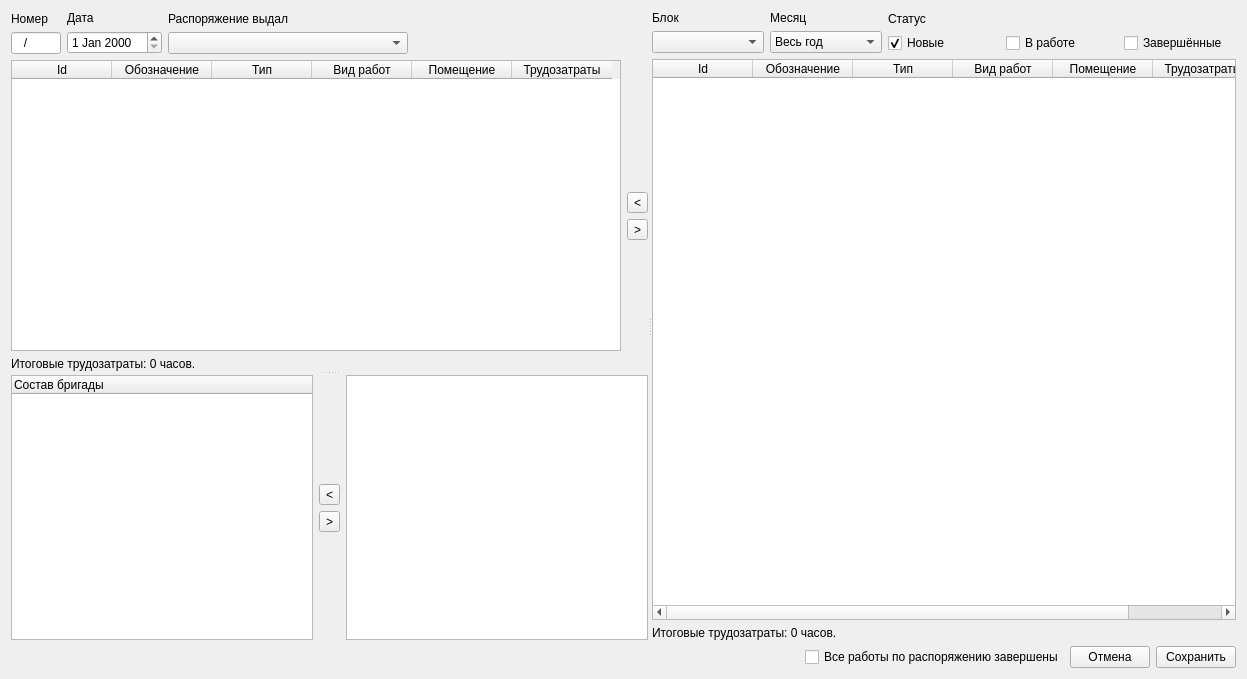
<?xml version="1.0" encoding="UTF-8"?>
<ui version="4.0">
 <class>RaspForm</class>
 <widget class="QWidget" name="RaspForm">
  <property name="windowModality">
   <enum>Qt::NonModal</enum>
  </property>
  <property name="geometry">
   <rect>
    <x>0</x>
    <y>0</y>
    <width>1247</width>
    <height>679</height>
   </rect>
  </property>
  <property name="windowTitle">
   <string>Form</string>
  </property>
  <layout class="QVBoxLayout" name="verticalLayout_17">
   <item>
    <widget class="QSplitter" name="splitter_2">
     <property name="sizePolicy">
      <sizepolicy hsizetype="Expanding" vsizetype="Expanding">
       <horstretch>0</horstretch>
       <verstretch>0</verstretch>
      </sizepolicy>
     </property>
     <property name="orientation">
      <enum>Qt::Horizontal</enum>
     </property>
     <widget class="QSplitter" name="splitter">
      <property name="orientation">
       <enum>Qt::Vertical</enum>
      </property>
      <widget class="QWidget" name="layoutWidget">
       <layout class="QVBoxLayout" name="verticalLayout_16">
        <item>
         <layout class="QHBoxLayout" name="horizontalLayout_4">
          <item>
           <layout class="QVBoxLayout" name="verticalLayout_7">
            <item>
             <widget class="QLabel" name="label_7">
              <property name="text">
               <string>Номер</string>
              </property>
             </widget>
            </item>
            <item>
             <widget class="QLineEdit" name="numEdit">
              <property name="sizePolicy">
               <sizepolicy hsizetype="Minimum" vsizetype="Fixed">
                <horstretch>0</horstretch>
                <verstretch>0</verstretch>
               </sizepolicy>
              </property>
              <property name="maximumSize">
               <size>
                <width>50</width>
                <height>16777215</height>
               </size>
              </property>
              <property name="inputMask">
               <string>000/00</string>
              </property>
              <property name="text">
               <string>/</string>
              </property>
              <property name="cursorPosition">
               <number>6</number>
              </property>
             </widget>
            </item>
           </layout>
          </item>
          <item>
           <layout class="QVBoxLayout" name="verticalLayout_8">
            <item>
             <widget class="QLabel" name="label_3">
              <property name="text">
               <string>Дата</string>
              </property>
             </widget>
            </item>
            <item>
             <widget class="QDateEdit" name="dateEdit"/>
            </item>
           </layout>
          </item>
          <item>
           <layout class="QVBoxLayout" name="verticalLayout_4">
            <item>
             <widget class="QLabel" name="label_6">
              <property name="text">
               <string>Распоряжение выдал</string>
              </property>
             </widget>
            </item>
            <item>
             <widget class="QComboBox" name="issuerBox">
              <property name="sizePolicy">
               <sizepolicy hsizetype="Expanding" vsizetype="Fixed">
                <horstretch>0</horstretch>
                <verstretch>0</verstretch>
               </sizepolicy>
              </property>
              <property name="editable">
               <bool>false</bool>
              </property>
              <property name="currentText">
               <string/>
              </property>
             </widget>
            </item>
           </layout>
          </item>
          <item>
           <spacer name="horizontalSpacer_2">
            <property name="orientation">
             <enum>Qt::Horizontal</enum>
            </property>
            <property name="sizeHint" stdset="0">
             <size>
              <width>40</width>
              <height>20</height>
             </size>
            </property>
           </spacer>
          </item>
         </layout>
        </item>
        <item>
         <layout class="QHBoxLayout" name="horizontalLayout_2">
          <item>
           <layout class="QVBoxLayout" name="verticalLayout_15">
            <item>
             <widget class="DragDropTable" name="currWorkTable">
              <property name="acceptDrops">
               <bool>true</bool>
              </property>
              <property name="editTriggers">
               <set>QAbstractItemView::NoEditTriggers</set>
              </property>
              <property name="dragEnabled">
               <bool>true</bool>
              </property>
              <property name="dragDropOverwriteMode">
               <bool>false</bool>
              </property>
              <property name="dragDropMode">
               <enum>QAbstractItemView::DragDrop</enum>
              </property>
              <property name="defaultDropAction">
               <enum>Qt::IgnoreAction</enum>
              </property>
              <property name="selectionMode">
               <enum>QAbstractItemView::SingleSelection</enum>
              </property>
              <property name="selectionBehavior">
               <enum>QAbstractItemView::SelectRows</enum>
              </property>
              <property name="sortingEnabled">
               <bool>true</bool>
              </property>
              <attribute name="verticalHeaderVisible">
               <bool>false</bool>
              </attribute>
              <column>
               <property name="text">
                <string>Id</string>
               </property>
              </column>
              <column>
               <property name="text">
                <string>Обозначение</string>
               </property>
              </column>
              <column>
               <property name="text">
                <string>Тип</string>
               </property>
              </column>
              <column>
               <property name="text">
                <string>Вид работ</string>
               </property>
              </column>
              <column>
               <property name="text">
                <string>Помещение</string>
               </property>
              </column>
              <column>
               <property name="text">
                <string>Трудозатраты</string>
               </property>
              </column>
             </widget>
            </item>
            <item>
             <widget class="QLabel" name="labelRaspTotal">
              <property name="text">
               <string>Итоговые трудозатраты: 0 часов.</string>
              </property>
             </widget>
            </item>
           </layout>
          </item>
          <item>
           <layout class="QVBoxLayout" name="verticalLayout_5">
            <item>
             <spacer name="verticalSpacer_2">
              <property name="orientation">
               <enum>Qt::Vertical</enum>
              </property>
              <property name="sizeHint" stdset="0">
               <size>
                <width>20</width>
                <height>40</height>
               </size>
              </property>
             </spacer>
            </item>
            <item>
             <widget class="QToolButton" name="addWorkButton">
              <property name="text">
               <string>&lt;</string>
              </property>
             </widget>
            </item>
            <item>
             <widget class="QToolButton" name="removeWorkButton">
              <property name="text">
               <string>&gt;</string>
              </property>
             </widget>
            </item>
            <item>
             <spacer name="verticalSpacer">
              <property name="orientation">
               <enum>Qt::Vertical</enum>
              </property>
              <property name="sizeHint" stdset="0">
               <size>
                <width>20</width>
                <height>40</height>
               </size>
              </property>
             </spacer>
            </item>
           </layout>
          </item>
         </layout>
        </item>
       </layout>
      </widget>
      <widget class="QWidget" name="layoutWidget">
       <layout class="QHBoxLayout" name="horizontalLayout_6">
        <item>
         <widget class="DragDropTree" name="teamTree">
          <property name="acceptDrops">
           <bool>true</bool>
          </property>
          <property name="dragDropMode">
           <enum>QAbstractItemView::DragDrop</enum>
          </property>
          <property name="defaultDropAction">
           <enum>Qt::IgnoreAction</enum>
          </property>
          <column>
           <property name="text">
            <string>Состав бригады</string>
           </property>
          </column>
         </widget>
        </item>
        <item>
         <layout class="QVBoxLayout" name="verticalLayout_6">
          <item>
           <spacer name="verticalSpacer_3">
            <property name="orientation">
             <enum>Qt::Vertical</enum>
            </property>
            <property name="sizeHint" stdset="0">
             <size>
              <width>20</width>
              <height>40</height>
             </size>
            </property>
           </spacer>
          </item>
          <item>
           <widget class="QToolButton" name="addMemberButton">
            <property name="text">
             <string>&lt;</string>
            </property>
           </widget>
          </item>
          <item>
           <widget class="QToolButton" name="removeMemberButton">
            <property name="text">
             <string>&gt;</string>
            </property>
           </widget>
          </item>
          <item>
           <spacer name="verticalSpacer_4">
            <property name="orientation">
             <enum>Qt::Vertical</enum>
            </property>
            <property name="sizeHint" stdset="0">
             <size>
              <width>20</width>
              <height>40</height>
             </size>
            </property>
           </spacer>
          </item>
         </layout>
        </item>
        <item>
         <widget class="DragDropList" name="teamList">
          <property name="acceptDrops">
           <bool>true</bool>
          </property>
          <property name="dragEnabled">
           <bool>true</bool>
          </property>
          <property name="dragDropMode">
           <enum>QAbstractItemView::DragDrop</enum>
          </property>
          <property name="defaultDropAction">
           <enum>Qt::IgnoreAction</enum>
          </property>
          <property name="iconSize">
           <size>
            <width>16</width>
            <height>16</height>
           </size>
          </property>
          <property name="sortingEnabled">
           <bool>true</bool>
          </property>
         </widget>
        </item>
       </layout>
      </widget>
     </widget>
     <widget class="QWidget" name="layoutWidget">
      <layout class="QVBoxLayout" name="verticalLayout_11">
       <property name="sizeConstraint">
        <enum>QLayout::SetMaximumSize</enum>
       </property>
       <item>
        <layout class="QVBoxLayout" name="verticalLayout_14">
         <property name="sizeConstraint">
          <enum>QLayout::SetDefaultConstraint</enum>
         </property>
         <item>
          <layout class="QHBoxLayout" name="horizontalLayout">
           <item>
            <layout class="QVBoxLayout" name="verticalLayout">
             <item>
              <widget class="QLabel" name="label">
               <property name="text">
                <string>Блок</string>
               </property>
              </widget>
             </item>
             <item>
              <widget class="QComboBox" name="unitBox"/>
             </item>
            </layout>
           </item>
           <item>
            <layout class="QVBoxLayout" name="verticalLayout_2">
             <item>
              <widget class="QLabel" name="label_2">
               <property name="text">
                <string>Месяц</string>
               </property>
              </widget>
             </item>
             <item>
              <widget class="QComboBox" name="monthBox">
               <property name="sizePolicy">
                <sizepolicy hsizetype="Preferred" vsizetype="Fixed">
                 <horstretch>0</horstretch>
                 <verstretch>0</verstretch>
                </sizepolicy>
               </property>
               <property name="minimumSize">
                <size>
                 <width>80</width>
                 <height>0</height>
                </size>
               </property>
               <item>
                <property name="text">
                 <string>Весь год</string>
                </property>
               </item>
               <item>
                <property name="text">
                 <string>Январь</string>
                </property>
               </item>
               <item>
                <property name="text">
                 <string>Февраль</string>
                </property>
               </item>
               <item>
                <property name="text">
                 <string>Март</string>
                </property>
               </item>
               <item>
                <property name="text">
                 <string>Апрель</string>
                </property>
               </item>
               <item>
                <property name="text">
                 <string>Май</string>
                </property>
               </item>
               <item>
                <property name="text">
                 <string>Июнь</string>
                </property>
               </item>
               <item>
                <property name="text">
                 <string>Июль</string>
                </property>
               </item>
               <item>
                <property name="text">
                 <string>Август</string>
                </property>
               </item>
               <item>
                <property name="text">
                 <string>Сентябрь</string>
                </property>
               </item>
               <item>
                <property name="text">
                 <string>Октябрь</string>
                </property>
               </item>
               <item>
                <property name="text">
                 <string>Ноябрь</string>
                </property>
               </item>
               <item>
                <property name="text">
                 <string>Декабрь</string>
                </property>
               </item>
               <item>
                <property name="text">
                 <string>ППР</string>
                </property>
               </item>
              </widget>
             </item>
            </layout>
           </item>
           <item>
            <layout class="QVBoxLayout" name="verticalLayout_3">
             <property name="sizeConstraint">
              <enum>QLayout::SetMinimumSize</enum>
             </property>
             <item>
              <widget class="QLabel" name="label_8">
               <property name="text">
                <string>Статус</string>
               </property>
              </widget>
             </item>
             <item>
              <widget class="QCheckBox" name="newCheckBox">
               <property name="sizePolicy">
                <sizepolicy hsizetype="Preferred" vsizetype="Fixed">
                 <horstretch>0</horstretch>
                 <verstretch>0</verstretch>
                </sizepolicy>
               </property>
               <property name="text">
                <string>Новые</string>
               </property>
               <property name="checked">
                <bool>true</bool>
               </property>
              </widget>
             </item>
            </layout>
           </item>
           <item>
            <layout class="QVBoxLayout" name="verticalLayout_12">
             <property name="sizeConstraint">
              <enum>QLayout::SetMinimumSize</enum>
             </property>
             <item>
              <widget class="QLabel" name="label_9">
               <property name="text">
                <string/>
               </property>
              </widget>
             </item>
             <item>
              <widget class="QCheckBox" name="inworkCheckBox">
               <property name="sizePolicy">
                <sizepolicy hsizetype="Preferred" vsizetype="Fixed">
                 <horstretch>0</horstretch>
                 <verstretch>0</verstretch>
                </sizepolicy>
               </property>
               <property name="text">
                <string>В работе</string>
               </property>
              </widget>
             </item>
            </layout>
           </item>
           <item>
            <layout class="QVBoxLayout" name="verticalLayout_13">
             <property name="sizeConstraint">
              <enum>QLayout::SetMinimumSize</enum>
             </property>
             <item>
              <widget class="QLabel" name="label_10">
               <property name="text">
                <string/>
               </property>
              </widget>
             </item>
             <item>
              <widget class="QCheckBox" name="completedCheckBox">
               <property name="sizePolicy">
                <sizepolicy hsizetype="Preferred" vsizetype="Fixed">
                 <horstretch>0</horstretch>
                 <verstretch>0</verstretch>
                </sizepolicy>
               </property>
               <property name="text">
                <string>Завершённые</string>
               </property>
              </widget>
             </item>
            </layout>
           </item>
          </layout>
         </item>
         <item>
          <widget class="DragDropTable" name="workTable">
           <property name="sizePolicy">
            <sizepolicy hsizetype="Preferred" vsizetype="Expanding">
             <horstretch>0</horstretch>
             <verstretch>0</verstretch>
            </sizepolicy>
           </property>
           <property name="minimumSize">
            <size>
             <width>500</width>
             <height>0</height>
            </size>
           </property>
           <property name="acceptDrops">
            <bool>false</bool>
           </property>
           <property name="editTriggers">
            <set>QAbstractItemView::NoEditTriggers</set>
           </property>
           <property name="dragEnabled">
            <bool>true</bool>
           </property>
           <property name="dragDropOverwriteMode">
            <bool>false</bool>
           </property>
           <property name="dragDropMode">
            <enum>QAbstractItemView::DragDrop</enum>
           </property>
           <property name="defaultDropAction">
            <enum>Qt::IgnoreAction</enum>
           </property>
           <property name="selectionMode">
            <enum>QAbstractItemView::SingleSelection</enum>
           </property>
           <property name="selectionBehavior">
            <enum>QAbstractItemView::SelectRows</enum>
           </property>
           <property name="sortingEnabled">
            <bool>true</bool>
           </property>
           <attribute name="verticalHeaderVisible">
            <bool>false</bool>
           </attribute>
           <column>
            <property name="text">
             <string>Id</string>
            </property>
           </column>
           <column>
            <property name="text">
             <string>Обозначение</string>
            </property>
           </column>
           <column>
            <property name="text">
             <string>Тип</string>
            </property>
           </column>
           <column>
            <property name="text">
             <string>Вид работ</string>
            </property>
           </column>
           <column>
            <property name="text">
             <string>Помещение</string>
            </property>
           </column>
           <column>
            <property name="text">
             <string>Трудозатраты</string>
            </property>
           </column>
          </widget>
         </item>
        </layout>
       </item>
       <item>
        <widget class="QLabel" name="labelTotal">
         <property name="text">
          <string>Итоговые трудозатраты: 0 часов.</string>
         </property>
        </widget>
       </item>
      </layout>
     </widget>
    </widget>
   </item>
   <item>
    <layout class="QHBoxLayout" name="horizontalLayout_3">
     <item>
      <spacer name="horizontalSpacer">
       <property name="orientation">
        <enum>Qt::Horizontal</enum>
       </property>
       <property name="sizeHint" stdset="0">
        <size>
         <width>40</width>
         <height>20</height>
        </size>
       </property>
      </spacer>
     </item>
     <item>
      <widget class="QCheckBox" name="allCompletedCheckBox">
       <property name="text">
        <string>Все работы по распоряжению завершены</string>
       </property>
      </widget>
     </item>
     <item>
      <widget class="QPushButton" name="cancelButton">
       <property name="text">
        <string>Отмена</string>
       </property>
      </widget>
     </item>
     <item>
      <widget class="QPushButton" name="saveButton">
       <property name="text">
        <string>Сохранить</string>
       </property>
      </widget>
     </item>
    </layout>
   </item>
  </layout>
 </widget>
 <customwidgets>
  <customwidget>
   <class>DragDropTable</class>
   <extends>QTableWidget</extends>
   <header>dragdroptable.h</header>
  </customwidget>
  <customwidget>
   <class>DragDropList</class>
   <extends>QListWidget</extends>
   <header>dragdroplist.h</header>
  </customwidget>
  <customwidget>
   <class>DragDropTree</class>
   <extends>QTreeWidget</extends>
   <header>dragdroptree.h</header>
  </customwidget>
 </customwidgets>
 <resources/>
 <connections/>
</ui>
